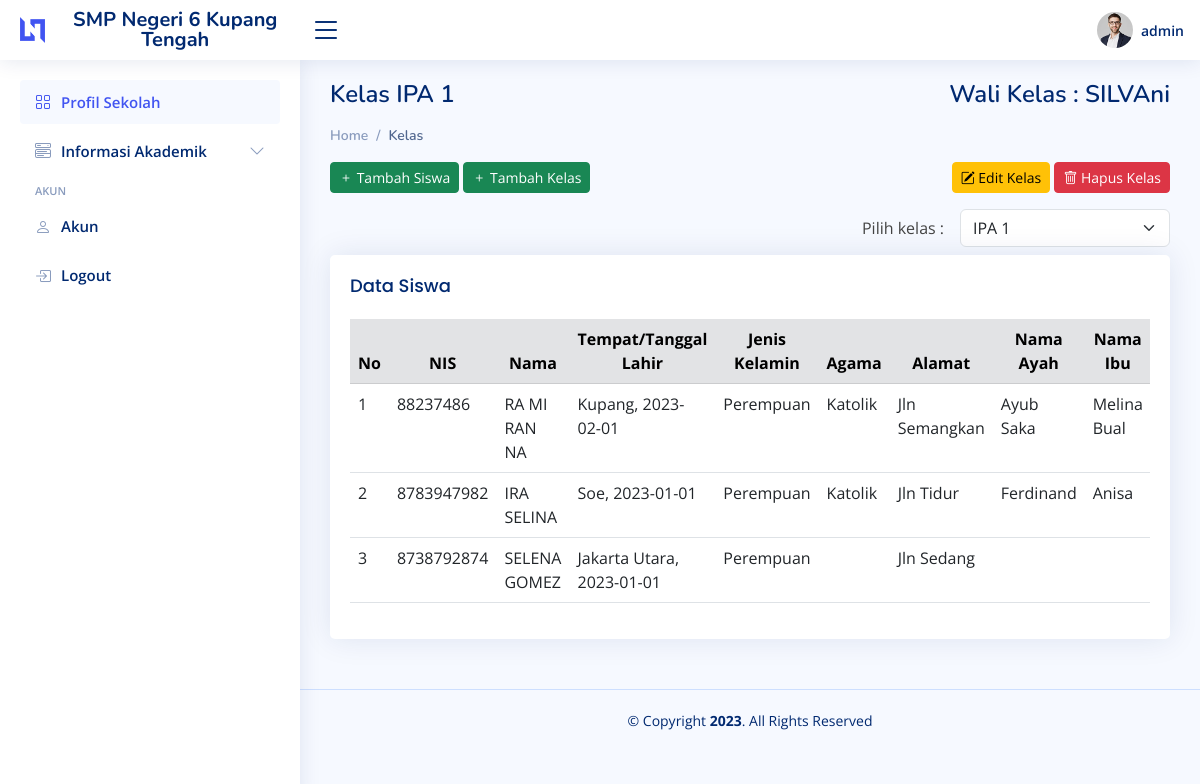
Screenshot of /kelas.php (signed in) with the database file from the repository.
### tables this page shows
CREATE TABLE `user` (
  `id` int(11) NOT NULL,
  `nama` varchar(100) NOT NULL,
  `username` varchar(100) NOT NULL,
  `password` varchar(100) NOT NULL,
  `isAdmin` tinyint(1) NOT NULL DEFAULT 0,
  `role` enum('Guru','Kepsek','Admin','Siswa') NOT NULL,
  `id_guru` int(11) NOT NULL,
  `id_siswa` int(11) NOT NULL
);

CREATE TABLE `kelas` (
  `id` int(11) NOT NULL,
  `kelas` varchar(30) NOT NULL,
  `thn_semester` varchar(20) NOT NULL
);

CREATE TABLE `guru` (
  `id_guru` int(11) NOT NULL,
  `nama_guru` varchar(250) NOT NULL,
  `tempat_lahir` varchar(250) NOT NULL,
  `tanggal_lahir` date NOT NULL DEFAULT current_timestamp(),
  `jenis_kelamin` enum('Laki-Laki','Perempuan') NOT NULL,
  `agama` enum('Kristen','Katolik','Islam','Hindu','Budha') NOT NULL,
  `jabatan` varchar(100) NOT NULL,
  `alamat` varchar(250) NOT NULL,
  `no_telp` varchar(20) NOT NULL,
  `id_mapel` int(11) NOT NULL,
  `id_kelas` int(11) NOT NULL,
  `nip` bigint(18) NOT NULL
);

CREATE TABLE `siswa` (
  `id_siswa` int(11) NOT NULL,
  `nis` varchar(50) NOT NULL,
  `nama` varchar(100) NOT NULL,
  `tempat_lahir` varchar(250) NOT NULL,
  `tanggal_lahir` date NOT NULL DEFAULT current_timestamp(),
  `jenis_kelamin` enum('Laki-Laki','Perempuan') NOT NULL,
  `agama` enum('Kristen','Katolik','Islam','Hindu','Budha') NOT NULL,
  `alamat` varchar(250) NOT NULL,
  `nama_ayah` varchar(250) NOT NULL,
  `nama_ibu` varchar(250) NOT NULL,
  `pekerjaan_ayah` varchar(50) NOT NULL,
  `pekerjaan_ibu` varchar(50) NOT NULL,
  `thn_semester` varchar(10) NOT NULL,
  `no_telp` varchar(20) NOT NULL,
  `kelasId` int(11) NOT NULL
);

### kelas.php (the view, shortened to what this page needs)
<?php require './partial/header.php'?>
<?php
  $conn = OpenCon();
  $queryKelas = "SELECT * FROM kelas ORDER BY kelas.kelas ASC";
  $resultKelas = $conn->query($queryKelas);
  $kelas = $resultKelas->fetch_all();
  $id_kelas = $_GET['id'] ?? $kelas[0][0];
  $queryGuru= "SELECT guru.nama_guru FROM guru WHERE guru.id_kelas = $id_kelas";
  $resultGuru = $conn->query($queryGuru);
  $wakel = $resultGuru->fetch_all();
  foreach($kelas as $row){
    if($id_kelas == $row[0]){
      $current_kelas = $row;
    }
  }
  $sql = "SELECT * FROM siswa LEFT JOIN kelas ON kelas.id = '$id_kelas' WHERE siswa.kelasId = '$id_kelas'";
  $result = $conn->query($sql);
  $data = array();
  while ($row = $result->fetch_assoc()) {
      $data[] = $row;
  }
?>
  <main id="main" class="main">
    <div class="pagetitle">
      <div class="mb-3 d-flex justify-content-between">
        <h1><?= $current_kelas ? "Kelas " . $current_kelas[1] : "Kelas" ?></h1>
        <h1>Wali Kelas : <?= $wakel ? $wakel[0][0] : 'Belum ada'?></h1>
      </div>
      <nav>
        <ol class="breadcrumb">
          <li class="breadcrumb-item"><a href="profil-sekolah.php">Home</a></li>
          <li class="breadcrumb-item active">Kelas</li>
        </ol>
      </nav>
    </div>
    <section class="section dashboard">
      <div class="row">
        <div class="col-lg-12">
          <div class="d-flex justify-content-between mb-3">
            <div>
              <button type="button" class="btn btn-success btn-sm" data-bs-toggle="modal" data-bs-target="#tambahSiswa">
              <i class="bi bi-plus"></i>
              Tambah Siswa
            </button>
            <button type="button" class="btn btn-success btn-sm" data-bs-toggle="modal" data-bs-target="#tambahKelas">
              <i class="bi bi-plus"></i>
                Tambah Kelas
              </button>
            </div>
            <div>
              <button type="button" class="btn btn-warning btn-sm" data-bs-toggle="modal" data-bs-target="#editKelas">
                <i class="bi bi-pencil-square"></i>
                Edit Kelas
              </button>
              <button type="button" class="btn btn-danger btn-sm" data-bs-toggle="modal" data-bs-target="#hapusKelas">
                <i class="bi bi-trash"></i>
                Hapus Kelas
              </button>
            </div>
          </div>
        <div class="d-flex justify-content-end align-items-center gap-3 mb-2">
          <span>Pilih kelas :</span>
          <select id="kelas" class="form-select w-25 ">
            <?php foreach($kelas as $row):?>
              <option value="<?= $row[0]?>" <?php if($row[0] == $id_kelas) echo "selected"?> ><?= $row[1]?></option>
            <?php endforeach?>
          </select>
        </div>
        <div class="card">
          <div class="card-body">
            <h5 class="card-title">Data Siswa</h5>
            <div class="table-responsive">
              <table class="table datatable" id="datatable">
                <thead>
                  <tr class="table-secondary">
                    <th scope="col" class="text-center">No</th>
                    <th scope="col" class="text-center">NIS</th>
                    <th scope="col" class="text-center">Nama</th>
                    <th scope="col" class="text-center">Tempat/Tanggal Lahir</th>
                    <th scope="col" class="text-center">Jenis Kelamin</th>
                    <th scope="col" class="text-center">Agama</th>
                    <th scope="col" class="text-center">Alamat</th>
                    <th scope="col" class="text-center">Nama Ayah</th>
                    <th scope="col" class="text-center">Nama Ibu</th>
                  </tr>
                </thead>
                <tbody>
                  <?php foreach($data as $key=>$row):?>
                    <tr>
                      <td><?= $key + 1?></td>
                      <td><?= $row['nis']?></td>
                      <td><?= strtoupper($row['nama'])?></td>
                      <td><?= $row['tempat_lahir'].', ' . $row['tanggal_lahir']?></td>
                      <td><?= $row['jenis_kelamin']?></td>
                      <td><?= $row['agama']?></td>
                      <td><?= $row['alamat']?></td>
                      <td><?= $row['nama_ayah']?></td>
                      <td><?= $row['nama_ibu']?></td>
                    </tr>
                    <?php endforeach?>
                </tbody>
              </table>
            </div>
          </div>
        </div>
        </div>
      </div>
    </section>
  </main>
  <?php require './partial/footer.php'?>

### partial/header.php (shortened to what this page needs)
<?php
  $conn = OpenCon();
  if(isset($_SESSION['user-id'])){
    $id = $_SESSION['user-id'];
    $query = "SELECT * FROM user WHERE id='$id'";
    $result = $conn->query($query);
    $user = mysqli_fetch_assoc($result);
  }else{
    header('Location: login.php');
    exit;
  }
?>
<!DOCTYPE html>
<html lang="en">
<head>
  <link href="assets/vendor/bootstrap/css/bootstrap.min.css" rel="stylesheet">
  <link href="assets/vendor/bootstrap-icons/bootstrap-icons.css" rel="stylesheet">
  <link href="assets/vendor/datatables/datatables.css" rel="stylesheet">
  <link href="assets/css/style.css" rel="stylesheet">
</head>
<body>
  <header id="header" class="header fixed-top d-flex align-items-center">
    <div class="d-flex align-items-center justify-content-between">
      <a href="profil-sekolah.php" class="logo d-flex align-items-center">
        <img src="assets/img/logo.png" alt="">
        <span class="d-none d-lg-block text-sm-center">SMP Negeri 6 Kupang Tengah</span>
      </a>
      <i class="bi bi-list toggle-sidebar-btn"></i>
    </div>
    <nav class="header-nav ms-auto">
      <ul class="d-flex align-items-center">
        <li class="nav-item dropdown pe-3">
          <a class="nav-link nav-profile d-flex align-items-center pe-0" href="#" data-bs-toggle="dropdown">
            <img src="assets/img/profile-img.jpg" alt="Profile" class="rounded-circle">
            <span class="d-none d-md-block ps-2"><?=$user['username']?></span>
          </a>
        </li>
      </ul>
    </nav>
  </header>
  <aside id="sidebar" class="sidebar">
    <ul class="sidebar-nav" id="sidebar-nav">
      <li class="nav-item">
        <a class="nav-link " href="profil-sekolah.php">
          <i class="bi bi-grid"></i>
          <span>Profil Sekolah</span>
        </a>
      </li>
      <li class="nav-item">
        <a class="nav-link collapsed" data-bs-target="#components-nav" data-bs-toggle="collapse" href="#">
          <i class="bi bi-menu-button-wide"></i><span>Informasi Akademik</span><i class="bi bi-chevron-down ms-auto"></i>
        </a>
      </li>
      <li class="nav-heading">Akun</li>
      <li class="nav-item">
        <a class="nav-link collapsed" href="akun.php">
          <i class="bi bi-person"></i>
          <span>Akun</span>
        </a>
      </li>
      <li class="nav-item">
        <a class="nav-link collapsed" href="controllers/logout.php">
          <i class="bi bi-box-arrow-in-right"></i>
          <span>Logout</span>
        </a>
      </li>
    </ul>
  </aside>

### assets/css/style.css (style rules this page uses)
:root { scroll-behavior: smooth; }
body { font-family: "Open Sans", sans-serif; background: #f6f9ff; color: #444444; }
a { color: #4154f1; text-decoration: none; }
h1, h2, h3, h4, h5, h6 { font-family: "Nunito", sans-serif; }
#main { margin-top: 60px; padding: 20px 30px; transition: all 0.3s; }
.pagetitle { margin-bottom: 10px; }
.pagetitle h1 { font-size: 24px; margin-bottom: 0; font-weight: 600; color: #012970; }
.card { margin-bottom: 30px; border: none; border-radius: 5px; box-shadow: 0px 0 30px rgba(1, 41, 112, 0.1); }
.card-title { padding: 20px 0 15px 0; font-size: 18px; font-weight: 500; color: #012970; font-family: "Poppins", sans-serif; }
.card-body { padding: 0 20px 20px 20px; }
.breadcrumb { font-size: 14px; font-family: "Nunito", sans-serif; color: #899bbd; font-weight: 600; }
.breadcrumb a { color: #899bbd; transition: 0.3s; }
.breadcrumb .breadcrumb-item::before { color: #899bbd; }
.breadcrumb .active { color: #51678f; font-weight: 600; }
.logo { line-height: 1; }
@media (min-width: 1200px) { .logo { width: 280px; } }
.logo img { max-height: 26px; margin-right: 6px; }
.logo span { font-size: 20px; font-weight: 700; color: #012970; font-family: "Nunito", sans-serif; }
.header { transition: all 0.5s; z-index: 997; height: 60px; box-shadow: 0px 2px 20px rgba(1, 41, 112, 0.1); background-color: #fff; padding-left: 20px; }
.header .toggle-sidebar-btn { font-size: 32px; padding-left: 10px; cursor: pointer; color: #012970; }
.header-nav ul { list-style: none; }
.header-nav>ul { margin: 0; padding: 0; }
.header-nav .nav-profile { color: #012970; }
.header-nav .nav-profile img { max-height: 36px; }
.header-nav .nav-profile span { font-size: 14px; font-weight: 600; }
.sidebar { position: fixed; top: 60px; left: 0; bottom: 0; width: 300px; z-index: 996; transition: all 0.3s; padding: 20px; overflow-y: auto; scrollbar-width: thin; scrollbar-color: #aab7cf transparent; box-shadow: 0px 0px 20px rgba(1, 41, 112, 0.1); background-color: #fff; }
@media (min-width: 1200px) { #main, #footer { margin-left: 300px; } }
.sidebar-nav { padding: 0; margin: 0; list-style: none; }
.sidebar-nav li { padding: 0; margin: 0; list-style: none; }
.sidebar-nav .nav-item { margin-bottom: 5px; }
.sidebar-nav .nav-heading { font-size: 11px; text-transform: uppercase; color: #899bbd; font-weight: 600; margin: 10px 0 5px 15px; }
.sidebar-nav .nav-link { display: flex; align-items: center; font-size: 15px; font-weight: 600; color: #4154f1; transition: 0.3; background: #f6f9ff; padding: 10px 15px; border-radius: 4px; }
.sidebar-nav .nav-link i { font-size: 16px; margin-right: 10px; color: #4154f1; }
.sidebar-nav .nav-link.collapsed { color: #012970; background: #fff; }
.sidebar-nav .nav-link.collapsed i { color: #899bbd; }
.sidebar-nav .nav-link .bi-chevron-down { margin-right: 0; transition: transform 0.2s ease-in-out; }

### rows the page displays
user: username "admin"
kelas: kelas "IPA 1"
guru: nama_guru "SILVAni"
siswa: nis "88237486", nama "RA MI RAN NA", tempat_lahir "Kupang", tanggal_lahir "2023-02-01", jenis_kelamin "Perempuan", agama "Katolik", alamat "Jln Semangkan", nama_ayah "Ayub Saka", nama_ibu "Melina Bual"
siswa: nis "8783947982", nama "IRA SELINA", tempat_lahir "Soe", tanggal_lahir "2023-01-01", jenis_kelamin "Perempuan", agama "Katolik", alamat "Jln Tidur", nama_ayah "Ferdinand", nama_ibu "Anisa"
siswa: nis "8738792874", nama "SELENA GOMEZ", tempat_lahir "Jakarta Utara", tanggal_lahir "2023-01-01", jenis_kelamin "Perempuan", alamat "Jln Sedang"

### other values shown
form field value "IPA 1"
